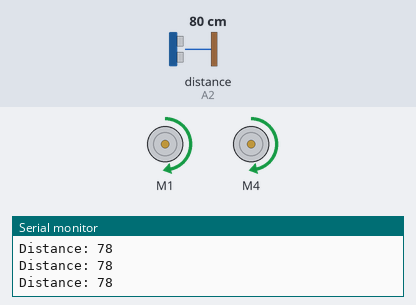
The sketch below on a simulated Arduino Uno, built with avr-gcc and run on an emulated ATmega328P. On the bench: 2 × DC motor (green arrow = forward, orange = backward, longer = faster), the last lines printed to the serial monitor. Wiring (inferred from the names in the program): ultrasonic range finder: trigger A1; echo A2. The test bench sets the inputs (shaded band); at power-on: distance to the obstacle (sensor on A2) 80 cm. The echo pulse lasts 58.3 µs per cm.

Above: at 1.3 s.
1.4 s: distance to the obstacle (sensor on A2) set to 33 cm
2.9 s: distance to the obstacle (sensor on A2) set to 28 cm
At 3.4 s:
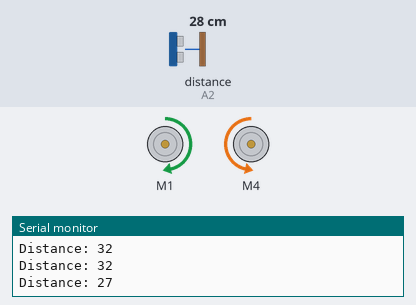
5.9 s: distance to the obstacle (sensor on A2) set to 35 cm
At 6.5 s:
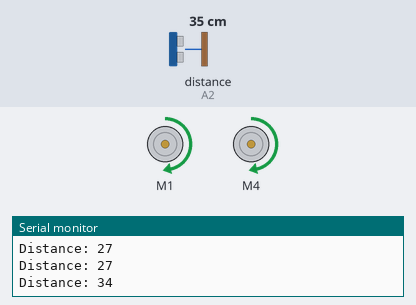
Timing chart, 0 to 8.9 s (numbered marks = the images above; inputs shaded):
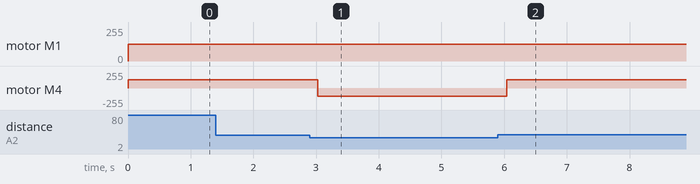

The sketch:

wall-e_-2.0.ino
```cpp
 /* Motor configuration:
 *
 *    FRONT
 *
 * (1)      (2)
 *
 *     BACK
 *
 */

// Import libraries:
#include <AFMotor.h>

AF_DCMotor motor1(1);
AF_DCMotor motor2(4);

const int trigPin = A1;
const int echoPin = A2;

long duration;
int distance;

void setup() {

  pinMode(trigPin,OUTPUT);
  pinMode(echoPin,INPUT);

  Serial.begin(9600);

  motor1.setSpeed(200);
  motor1.run(RELEASE);
  motor2.setSpeed(200);
  motor2.run(RELEASE);

}

void loop() {

  // Assign motor direction:
  // Adjust according to wiring such that motors run forward by default
  motor1.run(FORWARD);
  motor2.run(FORWARD);

  // Clear the trigPin:
  digitalWrite(trigPin, LOW);
  delayMicroseconds(2);
  // Set the trigPin on HIGH state for 10 ms:
  digitalWrite(trigPin, HIGH);
  delayMicroseconds(10);
  digitalWrite(trigPin, LOW);
  // Read the echoPin and return the sound wave travel time in ms:
  duration = pulseIn(echoPin, HIGH);
  // Calculate the distance in cm:
  distance = duration * 0.034 / 2;
  // Print the distance:
  Serial.print("Distance: ");
  Serial.println(distance);

  // Move forward if no obstacle is present:
  if (distance > 30) {
    motor1.setSpeed(125);
    motor2.setSpeed(125);
  }

  // Turn right if obstacle is present
  else {
    // Motor 1 forward
    motor1.setSpeed(0);
    motor1.setSpeed(125);
    // Motor 2 backward
    motor2.setSpeed(0);
    motor2.run(BACKWARD);
    motor2.setSpeed(125);
  }

  // Wait 0.5 seconds
  delay(500);

}
```

Measured:
- the behaviour switches between 32 and 31 cm on distance to the obstacle (sensor on A2) (found by bisection; images 0 and 1)
- after the input at 2.9 s, motor M4: forward 125/255 → backward 125/255 after 0.13 s
- after the input at 5.9 s, motor M4: backward 125/255 → forward 125/255 after 0.14 s
